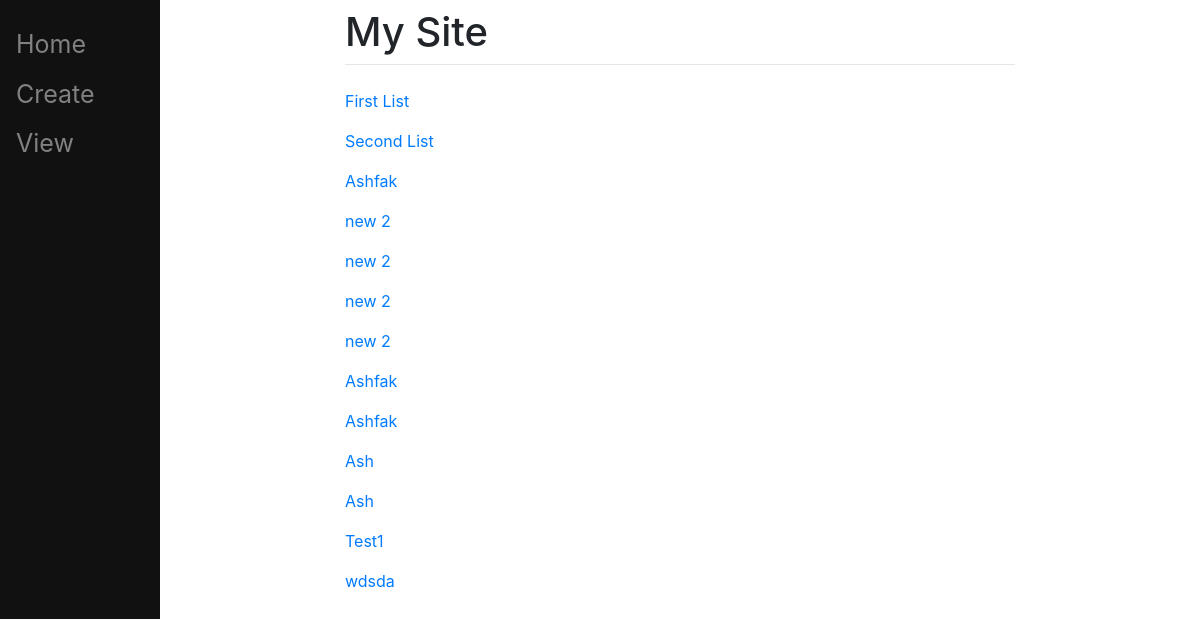
The app's page /view/ (signed in) with its own data.
### main/models.py (models this page shows, shortened)
class ToDoList(models.Model):
    user = models.ForeignKey(User, on_delete=models.CASCADE, related_name="todolist", null=True)
    name = models.CharField(max_length=200)

### main/views.py (the view)
# urls.py: path("view/", views.view, name="view"),
def view(response):
    return render(response, "main/view.html", {})

### main/templates/main/view.html (shortened to what this page needs)
{% extends "main/base.html" %}
{% block content %}
    {% for td in user.todolist.all %}
        <p> <a href="/{{td.id}}"> {{td.name}} </a> </p>
    {% endfor %}
{%endblock%}

### main/templates/main/base.html (shortened to what this page needs)
<!doctype html>
<html>
<head>
    <link rel="stylesheet" href="https://cdn.jsdelivr.net/npm/bootstrap@4.3.1/dist/css/bootstrap.min.css"
>
</head>
<body>
    <div class="sidenav">
        <a href="/home">Home</a>
        <a href="/create">Create</a>
        <a href="/view">View</a>
    </div>
    <div id="content" , name="content" , class="main">
        <div class="row justify-content-center">
            <div class="col-8">
                <h1 class="mt-2"> My Site </h1>
                <hr class="mt-0 mb-4">
                {%block content%}
                {%endblock%}
            </div>
        </div>
    </div>
</body>
</html>

### main/templates/main/base.html (style rules this page uses)
.sidenav { height: 100%; width: 160px; position: fixed; z-index: 1; top: 0; left: 0; background-color: #111; overflow-x: hidden; padding-top: 20px; }
.sidenav a { padding: 6px 8px 6px 16px; text-decoration: none; font-size: 25px; color: #818181; display: block; }
.main { margin-left: 160px; padding: 0px 10px; }

### records on screen
ToDoList: name "First List"
ToDoList: name "Second List"
ToDoList: name "Ashfak"
ToDoList: name "new 2"
ToDoList: name "new 2"
ToDoList: name "new 2"
ToDoList: name "new 2"
ToDoList: name "Ashfak"
ToDoList: name "Ashfak"
ToDoList: name "Ash"
ToDoList: name "Ash"
ToDoList: name "Test1"
ToDoList: name "wdsda"
